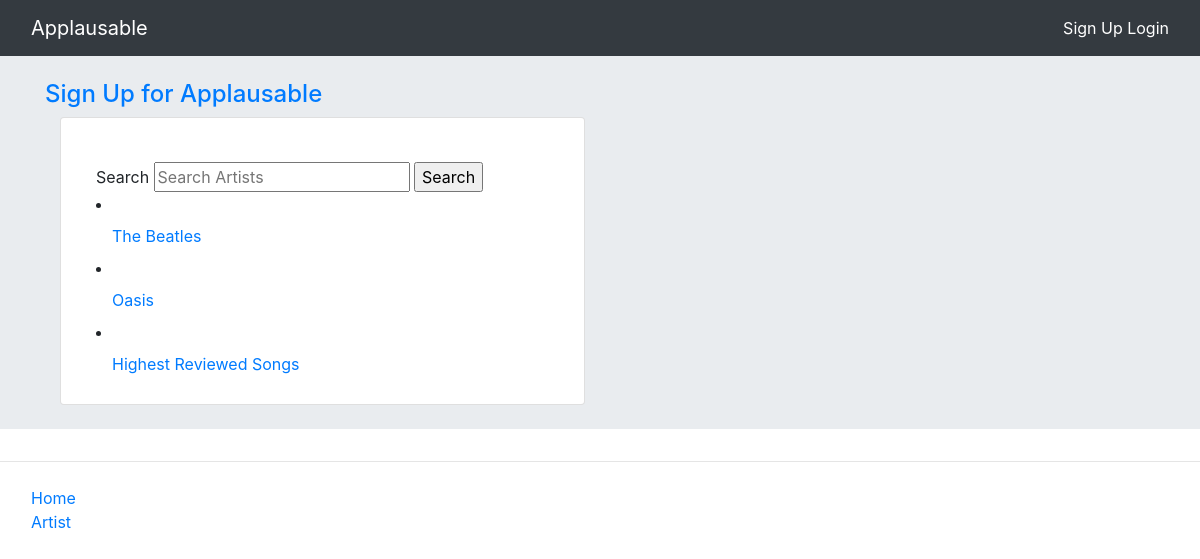
Before: / with the older database file.
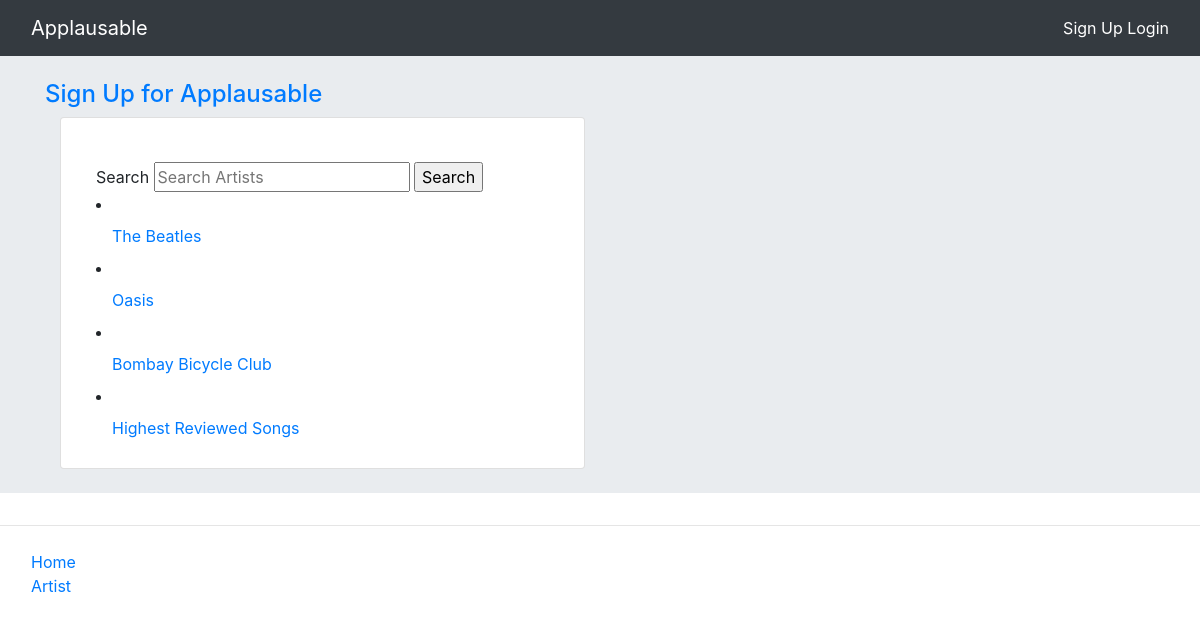
After: the same page with the newer database file.
### rango/models.py (models this page shows, shortened)
class Artist(models.Model):
    artistID = models.IntegerField(primary_key=True, unique=True)
    artistName = models.CharField(max_length=128, default='Artist')
    genre = models.CharField(max_length=128, default='Genre')
    description = models.CharField(max_length=248, default='Description')
    LinkToSocialMedia = models.URLField(default='Link') #sorry I made it a capital L but now I've done too much to change it back
    artistImage = models.ImageField(upload_to= settings.MEDIA_DIR,default='artist.jpg')
    slug = models.SlugField(unique=True, default=uuid.uuid1)

### rango/views.py (the view)
# urls.py: 2. Add a URL to urlpatterns:  path('', views.home, name='home')
def home(request):
    artist_list = Artist.objects.all()
    context_dict = {}
    context_dict['artists'] = artist_list
    return render(request, 'applausable/home.html', context = context_dict)

### templates/applausable/home.html (shortened to what this page needs)
{% extends 'applausable/base.html' %}
{% load staticfiles %}
{% block body_block %}
<div class="jumbotron jumbotron-fluid p-4">
    <div class="container">
        <h4 class="jumbotron-heading">
            {% if user.is_authenticated %}
                Welcome {{ user.username }}!
            {% else %}
            <a href="{% url 'applausable:signup' %}">Sign Up for Applausable</a>
            {% endif %}
        </h4>
        <div class="container">
            <div class="row">
                <div class="col-md-6">
                    <div class="card mb-6">
                        <div class="card-body">
                            <div class='container'>
                                <br />
                                <form action="{% url 'applausable:search_results' %}" method="GET" value="{{request.GET.q}}">
                                    Search <input type="text" name="q" value="{{request.GET.q}}" placeholder="Search Artists" />
                                    <input type="submit" name="submit" value="Search" />
                                </form>
                                {% if artists %}
                                {% for artist in artists %}
                                <li class="nav-item">
                                    <a class="nav-link active" href="{% url 'applausable:show_artist' artist.slug %}">
                                        {{ artist.artistName }}
                                    </a>
                                </li>
                                {% endfor %}
                                <li class="nav-item">
                                    <a class="nav-link active" href="{% url 'applausable:highestReviewedSongs' %}">
                                        Highest Reviewed Songs
                                    </a>
                                </li>
                                {% else %}
                                <li class="nav-item">There are no artists present.</li>
                                {% endif %}
                            </div>
                        </div>
                    </div>
                </div>
            </div>
        </div>
    </div>
</div>
{% endblock %}

Changed rows visible on the page:
added Artist: artistName "Bombay Bicycle Club"
